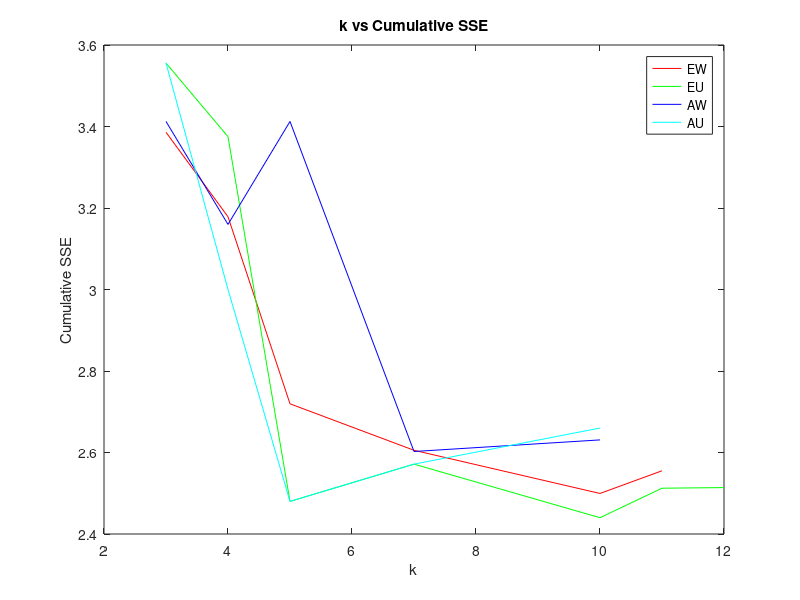

Write MATLAB code to recreate this figure.
k_EW=[3 4 5 7 10 11];
k_EU=[3 4 5 7 10 11 12];
k_AW=[3 4 5 7 10];
k_AU=[3 4 5 7 10];

err_EW=[3.385840 3.178494 2.719512 2.605445 2.499500 2.555181 ];
err_EU=[3.555555 3.375000 2.480000 2.571427 2.440000 2.512397 2.513890 ];
err_AW=[3.412395 3.159695 3.412395 2.602473 2.630929 ];
err_AU=[3.555555 3.000000 2.480000 2.571427 2.660000 ];

%plot(k_EW, err_EW, k_EU,err_EU, '-',k_AW, err_AW, '--',k_AU, err_AU,':');
plot(k_EW, err_EW,'r');
hold on;
plot(k_EU, err_EU,'g');
hold on;
plot(k_AW, err_AW,'b');
hold on;
plot(k_AU, err_AU,'c');
legend('EW','EU','AW','AU');
xlabel('k');
ylabel('Cumulative SSE');
title('k vs Cumulative SSE');